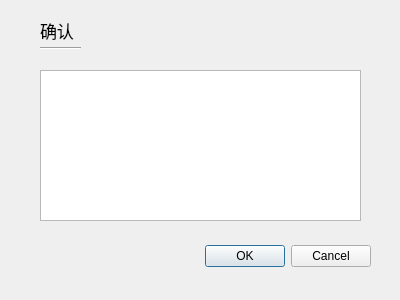
<?xml version="1.0" encoding="UTF-8"?>
<ui version="4.0">
 <class>CfmDialog</class>
 <widget class="QDialog" name="CfmDialog">
  <property name="geometry">
   <rect>
    <x>0</x>
    <y>0</y>
    <width>400</width>
    <height>300</height>
   </rect>
  </property>
  <property name="windowTitle">
   <string>Dialog</string>
  </property>
  <widget class="QDialogButtonBox" name="buttonBox">
   <property name="geometry">
    <rect>
     <x>30</x>
     <y>240</y>
     <width>341</width>
     <height>32</height>
    </rect>
   </property>
   <property name="orientation">
    <enum>Qt::Horizontal</enum>
   </property>
   <property name="standardButtons">
    <set>QDialogButtonBox::Cancel|QDialogButtonBox::Ok</set>
   </property>
  </widget>
  <widget class="QTextEdit" name="textEdit">
   <property name="geometry">
    <rect>
     <x>40</x>
     <y>70</y>
     <width>321</width>
     <height>151</height>
    </rect>
   </property>
  </widget>
  <widget class="QLabel" name="label">
   <property name="geometry">
    <rect>
     <x>40</x>
     <y>20</y>
     <width>51</width>
     <height>21</height>
    </rect>
   </property>
   <property name="font">
    <font>
     <pointsize>13</pointsize>
    </font>
   </property>
   <property name="text">
    <string>确认</string>
   </property>
  </widget>
  <widget class="Line" name="line">
   <property name="geometry">
    <rect>
     <x>40</x>
     <y>40</y>
     <width>41</width>
     <height>16</height>
    </rect>
   </property>
   <property name="orientation">
    <enum>Qt::Horizontal</enum>
   </property>
  </widget>
 </widget>
 <resources/>
 <connections/>
</ui>
